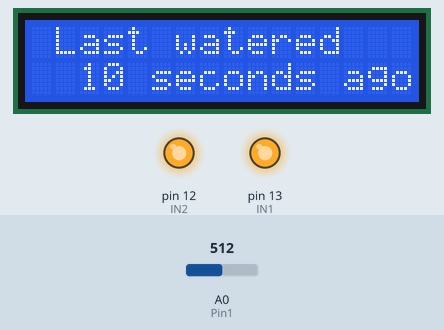
Recording of a sketch running on a simulated Arduino Uno, built with avr-gcc and run on an emulated ATmega328P. Parts: 16×2 character LCD, output pins drawn as LEDs (lit = HIGH). The inputs (shaded band) are chosen by the test bench; at power-on: A0 (Pin1) = 512.

Above: at 14.9 s.
15.0 s: A0 (Pin1) set to 450
At 17.8 s:
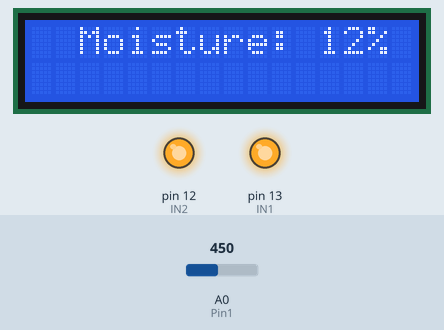
27.0 s: A0 (Pin1) set to 470
At 29.0 s:
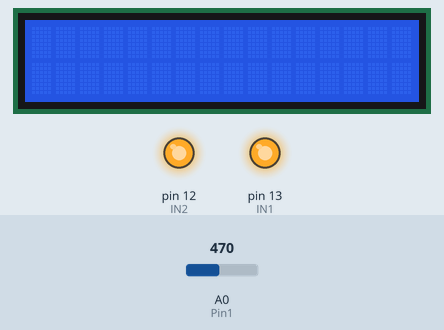
40.1 s: A0 (Pin1) set to 443
At 45.5 s:
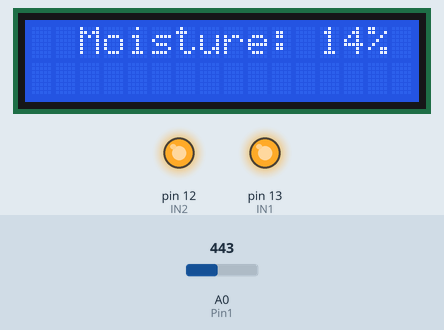
52.1 s: A0 (Pin1) set to 511
At 58.0 s:
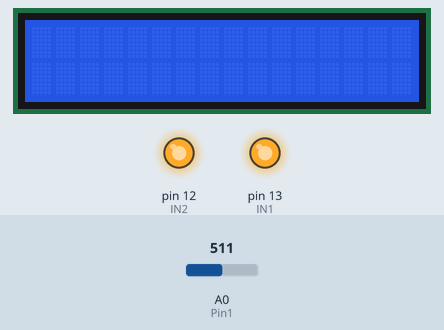
Timing chart, 0 to 59.5 s (numbered marks = the images above; inputs shaded):
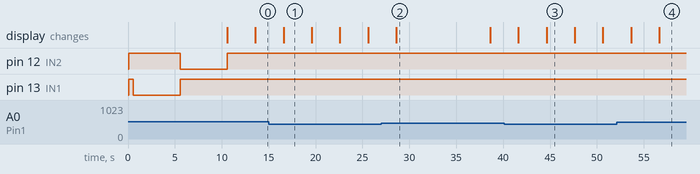

Measured:
- the behaviour switches between 461 and 460 on A0 (Pin1) (found by bisection; images 2 and 3)
- after the input at 27.0 s, the display: changes after 1.6 s (image 2)
- after the input at 52.1 s, the display: first differs from a run without the input after 4.6 s (image 4)
- what the display in image 1 shows lasts 3.0 s, from 16.6 s to 19.6 s
- what the display in image 2 shows lasts 10.0 s, from 28.6 s to 38.6 s

The sketch:

Two_working_pumps_LCD_problem_with_delay.ino
```cpp
/*
 * Output on LCD: "Moisture: <percent>%"
 */

#include <LiquidCrystal.h>
LiquidCrystal lcd(1, 2, 4, 5, 6, 7);

//initializing connection between relay and Arduino
int IN1 = 13;
int IN2 = 12;

//initiliazing connection between the moisture sensor and Arduino
unsigned long ms_since_pump_tunred_on = 0;
int Pin1 = A0;
float sensor_1_val = 0;
int low_moisture = 488;
int high_moisture = 183;
int percent = 0;
unsigned long seconds = 0;
unsigned long minutes = 0;
int hours = 0;
int days = 0;
bool is_watered = false;
bool is_watered_2 = false;
bool is_first_tank_empty = false;
bool is_second_tank_empty = false;

void setup() {
  // put your setup code here, to run once:
  lcd.begin(16,2);
  pinMode(IN1, OUTPUT);
  pinMode(IN2, OUTPUT);
  pinMode(Pin1, INPUT);
  digitalWrite(IN1, HIGH);
  digitalWrite(IN2, HIGH);
  delay(500);
}
void last_time_watered() {
  lcd.clear();
  lcd.setCursor(1,0);
  lcd.print("Last watered ");
  lcd.setCursor(2,1);
  lcd.print((millis() - ms_since_pump_tunred_on - 3000)/1000);
  lcd.print(" seconds ago");
  //}
}

void pump_manager() {
  sensor_1_val = analogRead(Pin1);
  if(sensor_1_val > 460) {  //if the soil is dry then we open the relay, if wet, close the relay
    if(is_first_tank_empty == true) { //if the tank is empty, there is no need to turn the pump on in vain
      digitalWrite(IN1, HIGH);
    }
    else {
       digitalWrite(IN1, LOW);
       is_watered = true;
       ms_since_pump_tunred_on = millis();
    }
    delay(5000);
      //-----------check if water tank #1 is empty---------//
    if(is_watered && sensor_1_val > 460) {  //if the pump was working but the soil remained as dry as before
        if(is_second_tank_empty == true) {digitalWrite(IN2, HIGH);}
        else {
        digitalWrite(IN2, LOW);
        digitalWrite(IN1, HIGH);
        is_first_tank_empty = true;
        is_watered_2 = true;}
        delay(5000);
        if (is_watered_2 && sensor_1_val > 460) { //if the second water tank is empty as well, we turn the water pump off
          digitalWrite(IN2, HIGH);
          is_second_tank_empty = true;
        }
    }
    else {
      digitalWrite(IN2, HIGH);
    }
  }
  else {
    digitalWrite(IN1, HIGH);
  }
}

void display() {
  lcd.clear();
  pump_manager();
  lcd.setCursor(0,0);
  //lcd.print(sensor_1_val);
  //we want to map the current moisture somewhere between the low_moisture and the high_moisture, them being 0% and 100%, respectively.
  percent = map(sensor_1_val, low_moisture, high_moisture, 0, 100);
  //it's important to call lcd.clear() before writing anything onto the screen
  lcd.clear();
  lcd.print("  Moisture: ");
  lcd.print(percent);
  lcd.print("%");
  delay(3000);
  lcd.clear();
}
void loop() {
  //pump_manager();
  display();
  //===================Below put info from the Last_Time_Watered file========================//
  last_time_watered();
  delay(3000);
}
```
